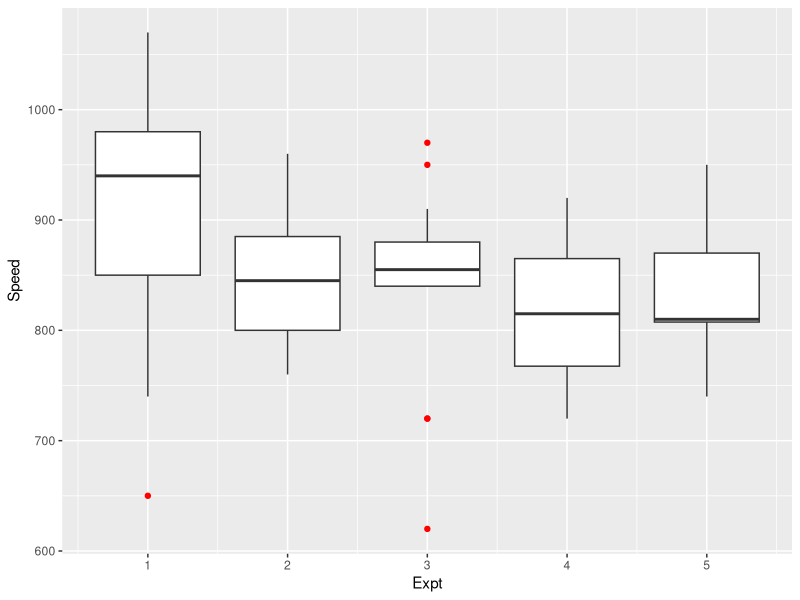
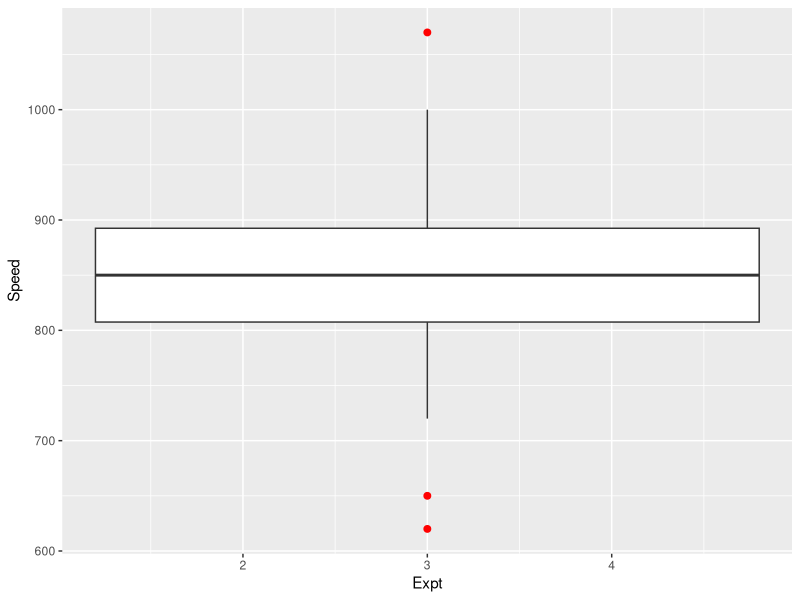
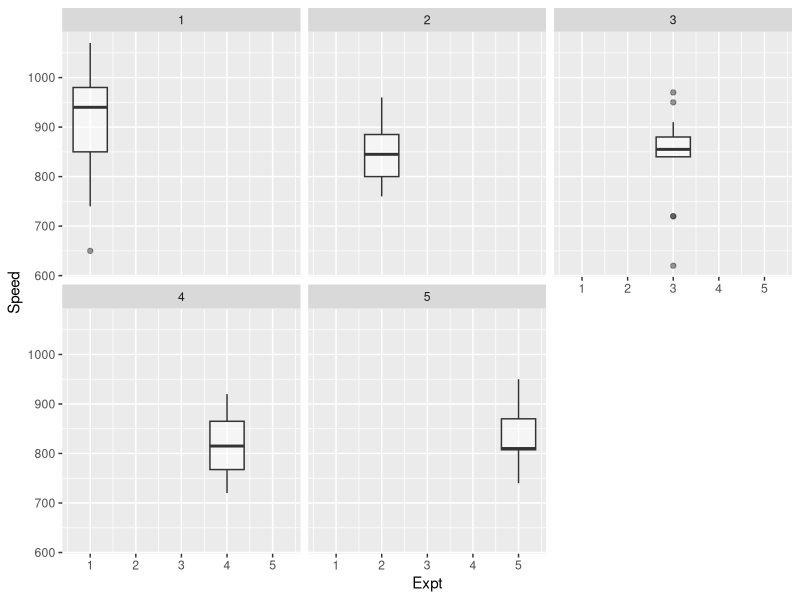
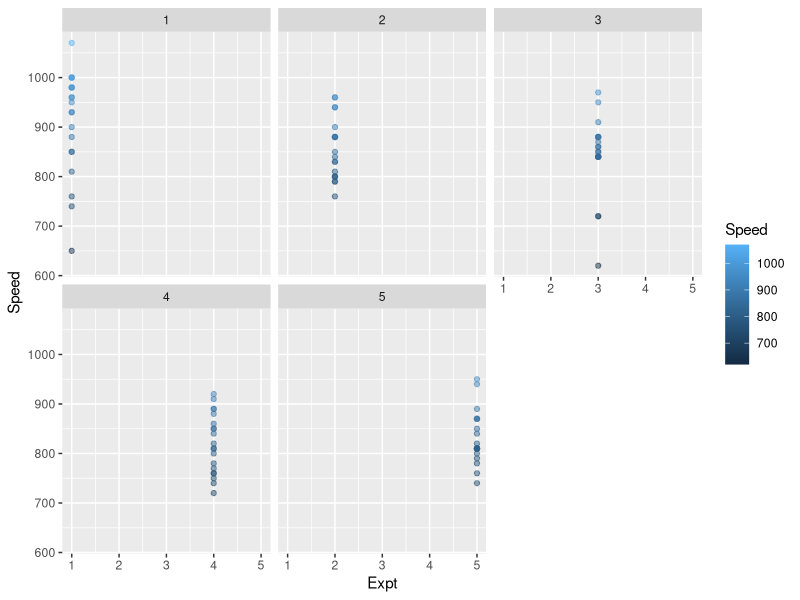
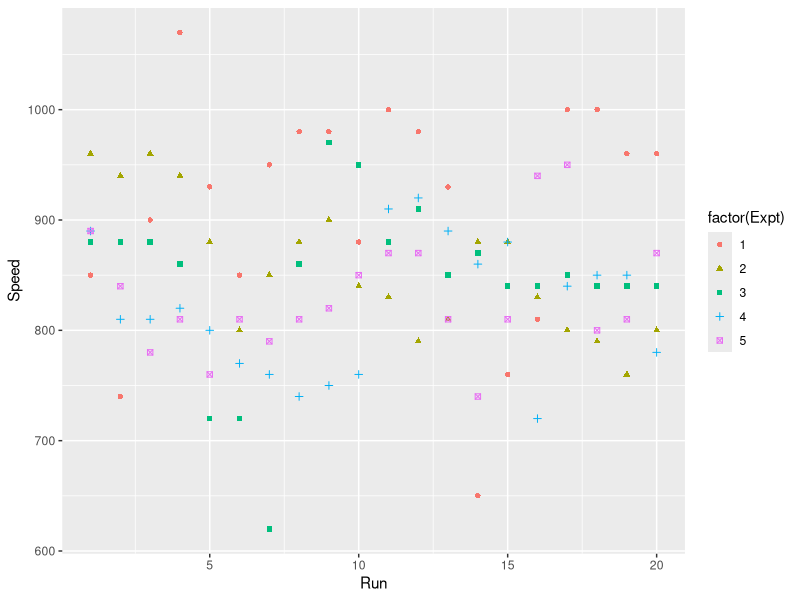
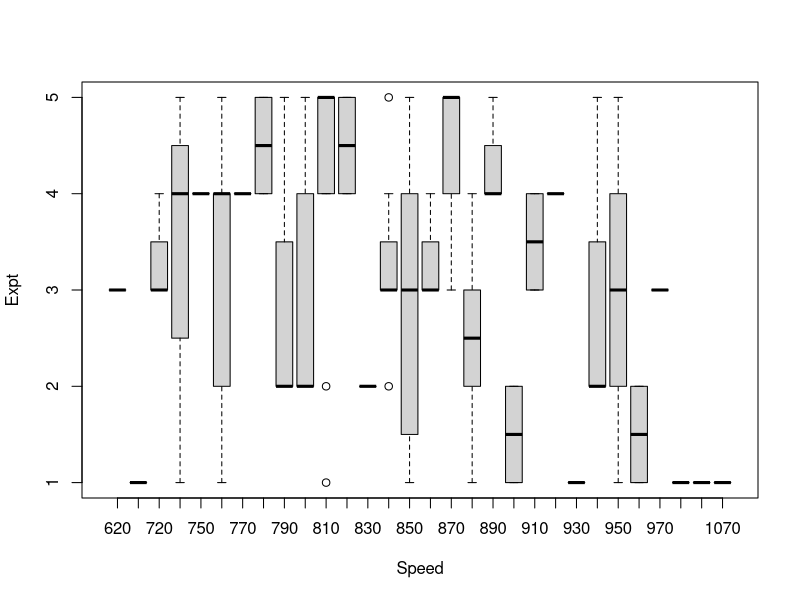
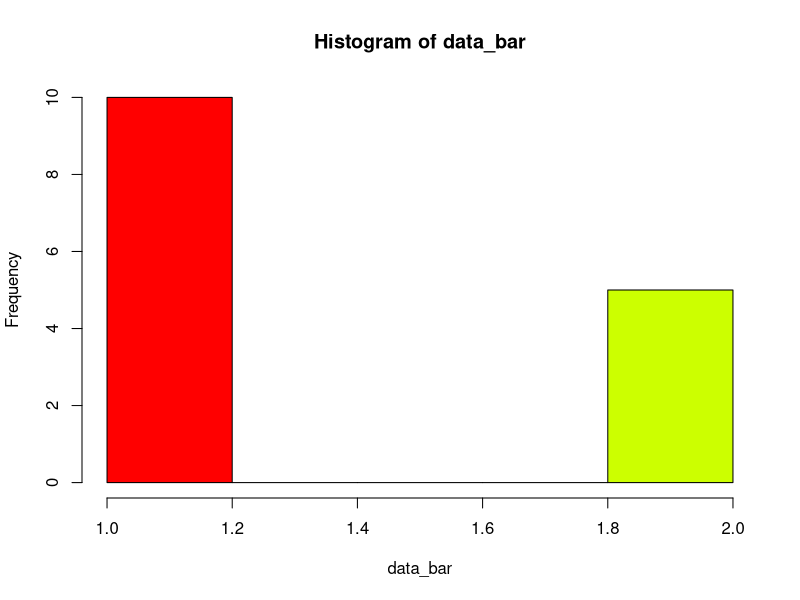
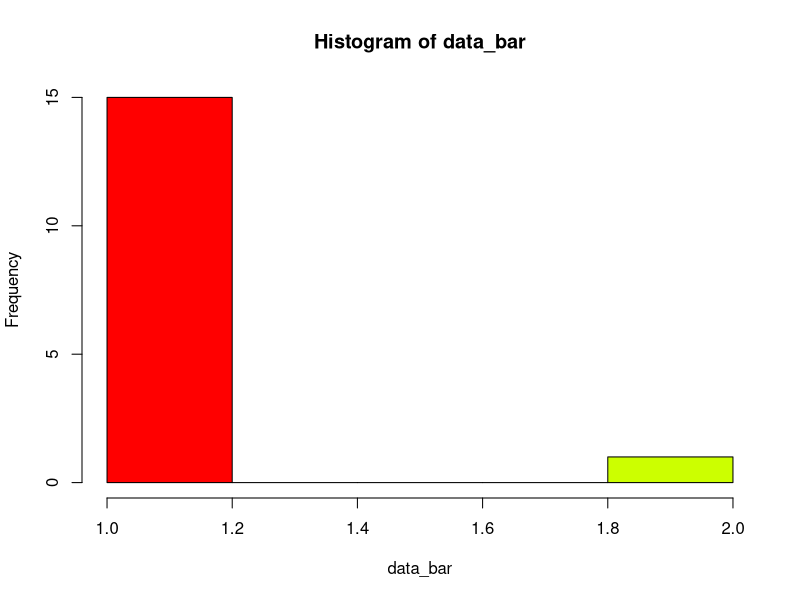

The R script that drew these images, in order:
## ---- chunk 1
knitr::opts_chunk$set(echo = TRUE)
## ---- chunk 2

library(readr)
library(dplyr)
library(tidyr)
library(ggplot2)
library(stringdist)

humans_names <- read_csv("humans-names.csv")
morley = read.table("morley.dat", header = TRUE)

## ---- chunk 3

morley = morley %>% group_by(Expt)

ggplot(morley, aes(x=Expt, y = Speed, group = Expt), names) +
  geom_boxplot(varwidth = TRUE, outlier.colour = "red")

ggplot(morley, aes(x=Expt, y = Speed)) +
  geom_boxplot(outlier.colour = "red", outlier.size = 2) #+
  #geom_jitter()

## ---- chunk 4
#Create two sets of box-plots and scatter-plots: One where the experiments are grouped
#separately, and one where they are grouped together.
ggplot(morley) + geom_boxplot(aes(Expt,Speed, group = Expt, color = Speed), 
    alpha = 0.5) + facet_wrap(~Expt)+scale_color_gradient()
ggplot(morley) + geom_point(aes(Expt,Speed, group = Expt, color = Speed), 
    alpha = 0.5) + facet_wrap(~Expt)+scale_color_gradient()

qplot(Run, Speed, colour = factor(Expt), shape = factor(Expt), data = morley)

#Boxplot
boxplot(Expt~Speed,data = morley)
## ---- chunk 5
#Get a summary on the experiment with separated groups
oneway.test(Speed~Expt, data = morley, var.equal = TRUE)

#Group the data by experiment and filter out the outliers
Data <- morley%>%
  group_by(Expt) %>%
  filter(Speed <= quantile(Speed, 0.99), Speed >= quantile(Speed, 0.01))

oneway.test(Speed~Expt, data = Data, var.equal = TRUE)
## ---- chunk 6

names_count = humans_names %>% group_by(Name) %>% tally() %>% arrange(desc(n))
print(names_count)

correct_names = names_count %>% filter(n>291) %>% ungroup() %>% select(-n)
typos = names_count %>% filter(n<=291) %>% ungroup() %>% select(-n)


typos_edited = typos %>% mutate(New_Name = case_when(
  stringdist("Marie", Name, method = "dl") < 3 ~ "Marie",
  stringdist("Joseph", Name, method = "dl") < 3 ~ "Joseph",
  stringdist("Robert", Name, method = "dl") < 3 ~ "Robert",
  stringdist("Linda", Name, method = "dl") < 3 ~ "Linda",
  stringdist("James", Name, method = "dl") < 3 ~ "James",
  stringdist("Susan", Name, method = "dl") < 3 ~ "Susan",
  stringdist("John", Name, method = "dl") < 3 ~ "John",
  stringdist("Richard", Name, method = "dl") < 3 ~ "Richard",
  stringdist("David", Name, method = "dl") < 3 ~ "David",
  stringdist("Patricia", Name, method = "dl") < 3 ~ "Patricia",
  stringdist("Michael", Name, method = "dl") < 3 ~ "Michael",
  stringdist("William", Name, method = "dl") < 3 ~ "William",
  stringdist("Mary", Name, method = "dl") < 3 ~ "Mary",
  stringdist("Jennifer", Name, method = "dl") < 3 ~ "Jennifer",
  stringdist("Jessica", Name, method = "dl") < 3 ~ "Jessica",
  stringdist("Barbara", Name, method = "dl") < 3 ~ "Barbara",
  stringdist("Elizabeth", Name, method = "dl") < 3 ~ "Elizabeth"
))

## ---- chunk 7

library(grid)
library(gridBase)

typos_edited = as.data.frame(typos_edited)
typos_edited$change = paste0(typos_edited$New_Name,"-", typos_edited$Name)

#Make a new column showing the distance between the typo and the closest correct name
typos_edited$distance =  stringdist(typos_edited$New_Name, typos_edited$Name, method = "dl")

typos_edited$distance_Marie = stringdist("Marie", typos_edited$Name, method = "dl")
typos_edited$distance_Joseph = stringdist("Joseph", typos_edited$Name, method = "dl")
typos_edited$distance_Robert = stringdist("Robert", typos_edited$Name, method = "dl")
typos_edited$distance_Linda = stringdist("Linda", typos_edited$Name, method = "dl")
typos_edited$distance_James = stringdist("James", typos_edited$Name, method = "dl")
typos_edited$distance_Susan = stringdist("Susan", typos_edited$Name, method = "dl")
typos_edited$distance_John = stringdist("John", typos_edited$Name, method = "dl")
typos_edited$distance_Richard = stringdist("Richard", typos_edited$Name, method = "dl")
typos_edited$distance_David = stringdist("David", typos_edited$Name, method = "dl")
typos_edited$distance_Patricia = stringdist("Patricia", typos_edited$Name, method = "dl")
typos_edited$distance_Michael = stringdist("Michael", typos_edited$Name, method = "dl")
typos_edited$distance_William = stringdist("William", typos_edited$Name, method = "dl")
typos_edited$distance_Mary = stringdist("Mary", typos_edited$Name, method = "dl")
typos_edited$distance_Jennifer = stringdist("Jennifer", typos_edited$Name, method = "dl")
typos_edited$distance_Jessica = stringdist("Jessica", typos_edited$Name, method = "dl")
typos_edited$distance_Barbara = stringdist("Barbara", typos_edited$Name, method = "dl")
typos_edited$distance_Elizabeth = stringdist("Elizabeth", typos_edited$Name, method = "dl")

par(5,4)
name_set = unique(typos_edited$New_Name)

for(i in 1: 17){
typos_hist = typos_edited %>%dplyr::filter(.,typos_edited$New_Name==name_set [i])
data_bar = typos_hist$distance
names(data_bar) <- typos_hist$change
hist(data_bar,col=rainbow(20))
}
## ---- chunk 8
par(5,4)

#Create a bar plot for every correct name that shows the distance between it and 
#each of it's closest typos

for(i in 1: 17){
typos_hist = typos_edited %>%dplyr::filter(.,typos_edited$New_Name==name_set [i])
data_bar = typos_hist$distance
names(data_bar) <- typos_hist$change
barplot(data_bar, col=rainbow(20), names.arg=names(data_bar))
}



## ---- chunk 9
typos_long = typos_edited %>% 
  select(-c("distance","change")) %>% 
  filter(!is.na(New_Name)) %>%
  pivot_longer(
    cols = starts_with("distance"),
    values_to = "Distance_From")
## ---- chunk 10
# I ran out of time to make this look pretty -Henry
typos_long %>% group_by(New_Name) %>%
  ggplot(aes(x=Distance_From), group = name, color = New_Name) +
    geom_histogram(binwidth = 1) +
    xlab("Distance From Correct Name") +
    ylab("Number of Misspelled Names") +
    ggtitle("Distance Between Typos and Correct Names") +
    theme_bw() +
    facet_wrap(New_Name~.)

## ---- chunk 11

print(typos)

change_name = function(name, typo) {
  if(stringdist(name, typo, method = "dl") < 3) {
    typo = name
  }
  return(typo)
}

for(i in 1:17) {
  for(j in 1:232) {
    typos[j,1] = change_name(as.character(correct_names[i,1]), as.character(typos[j,1]))
  }
}

print(typos)

#for(name in correct_names$Name) {
#  for(typo in typos$Name) {
#    if(stringdist(name, typo, method = "dl") < 3) {
#      print(paste(name, typo, sep = " "))
#    }
#  }
#}
